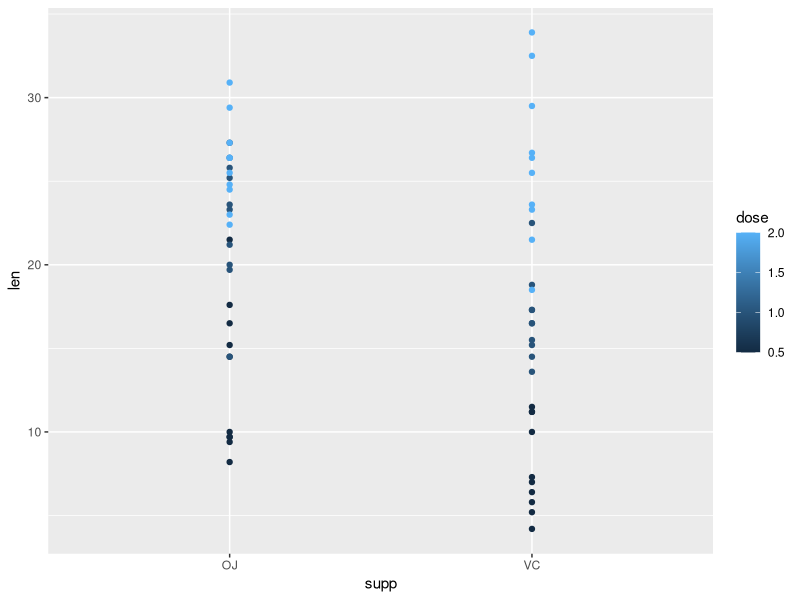
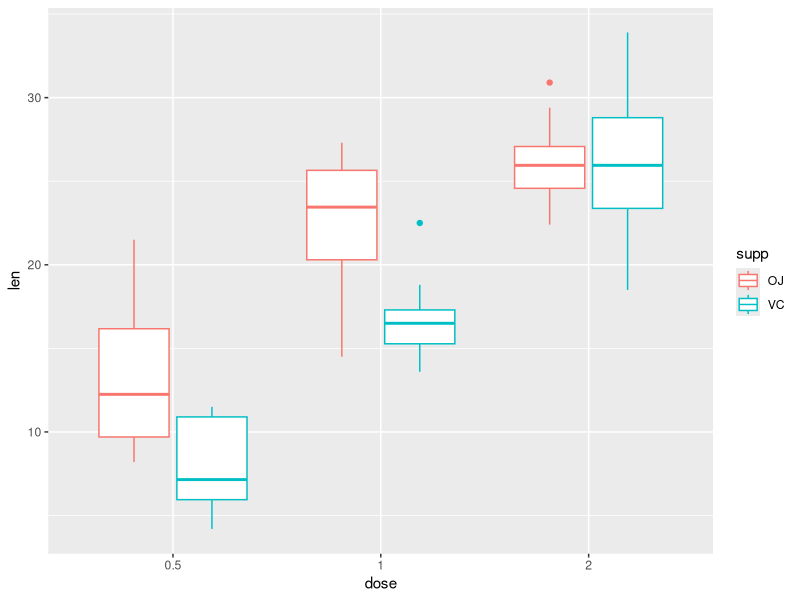
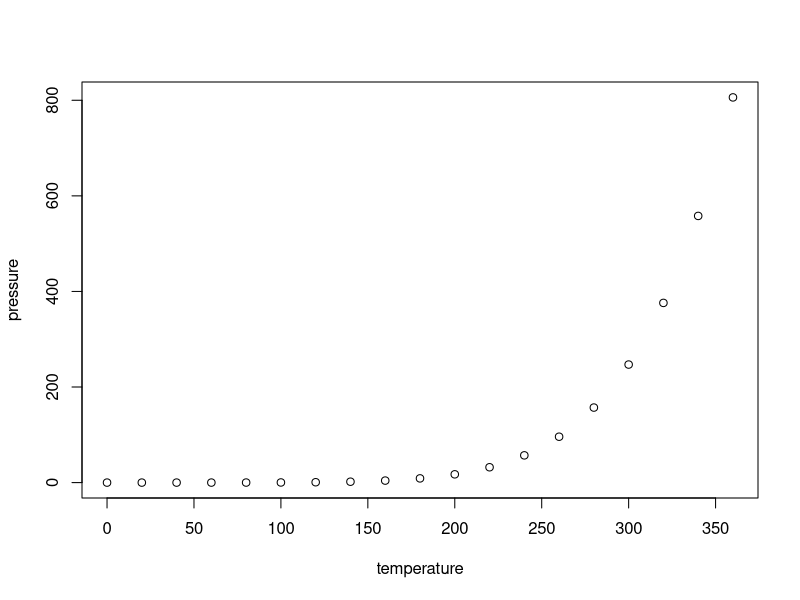

Generate these figures, in order, with R:
## ---- chunk 1
library(datasets)
library(dplyr)
library(ggplot2)
# Load ToothGrowth Data
data("ToothGrowth")
str(ToothGrowth)
## ---- chunk 2
qplot(supp,len, data = ToothGrowth, colour = dose)
## ---- chunk 3
ToothGrowth$dose <- as.factor(ToothGrowth$dose)
# Boxplot for better view
g <- ggplot(ToothGrowth, aes(x=dose, y=len, colour=supp)) + 
  geom_boxplot()
g
## ---- chunk 4
# arrange our dateset
dose05 <- filter(ToothGrowth, dose == 0.5)
dose1 <- filter(ToothGrowth, dose == 1)
dose2 <- filter(ToothGrowth, dose == 2)
## ---- chunk 5
# compare between dose of 0.5 and 1
t.test(dose1$len, dose05$len, alternative = "greater")
## ---- chunk 6
t.test(dose2$len, dose1$len, alternative = "greater")
## ---- chunk 7
OJdose05 <- filter(dose05, supp == "OJ")
VCdose05 <- filter(dose05, supp == "VC")
t.test(OJdose05$len, VCdose05$len, alternative = "greater")
## ---- chunk 8
OJdose1 <- filter(dose1, supp == "OJ")
VCdose1 <- filter(dose1, supp == "VC")
t.test(OJdose1$len, VCdose1$len, alternative = "greater")
## ---- chunk 9
OJdose2 <- filter(dose2, supp == "OJ")
VCdose2 <- filter(dose2, supp == "VC")
t.test(OJdose2$len, VCdose2$len, alternative = "greater")
## ---- chunk 10
summary(cars)
## ---- chunk 11
plot(pressure)
